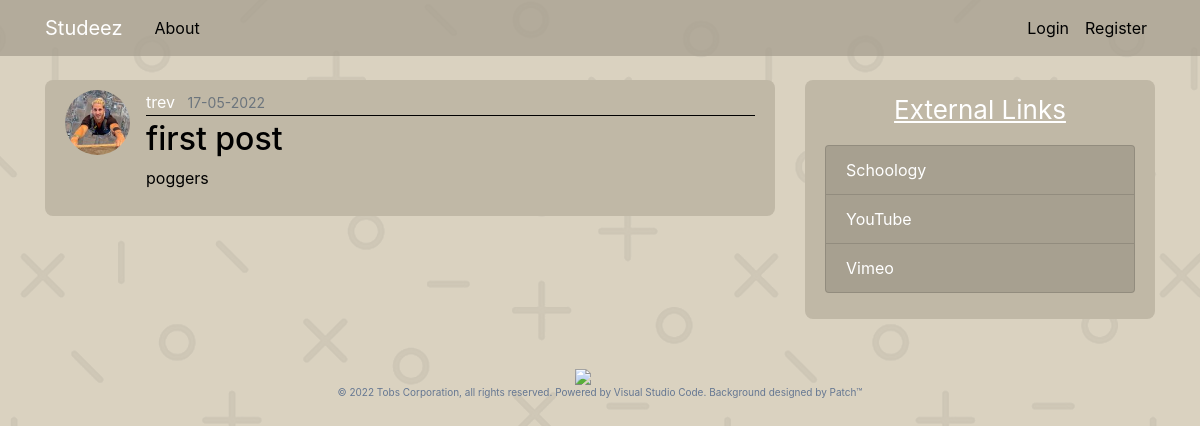
The app's page /post/1, older data.
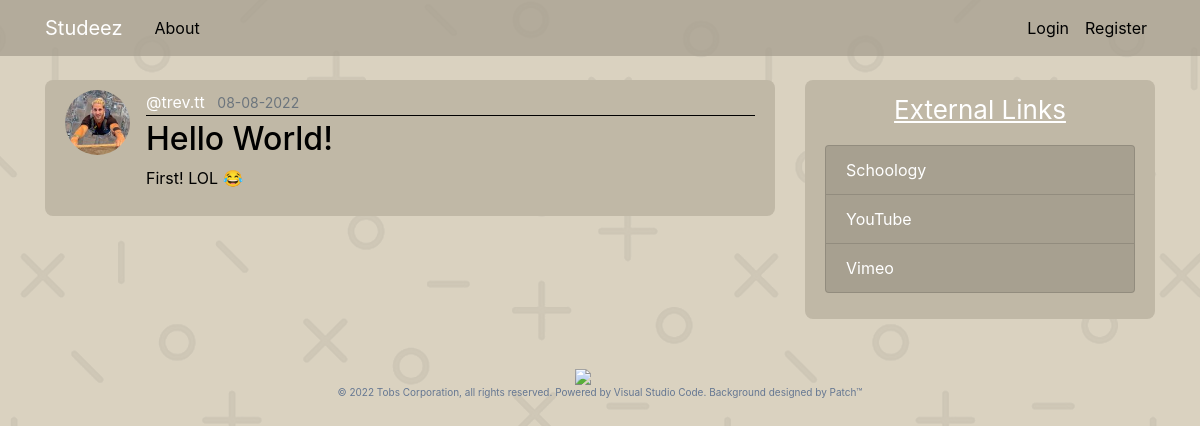
The same page, newer data.
### main_app/models.py (models this page shows, shortened)
class User(db.Model, UserMixin):
    id = db.Column(db.Integer, primary_key=True)
    username = db.Column(db.String(20), unique=True, nullable=False)
    email = db.Column(db.String(120), unique=True, nullable=False)
    image_file = db.Column(db.String(20), nullable=False, default='default.jpg')
    password = db.Column(db.String(60), nullable=False)
    posts = db.relationship('Post', backref='author', lazy=True)

class Post(db.Model):
    id = db.Column(db.Integer, primary_key=True)
    title = db.Column(db.String(100), nullable=False)
    date_posted = db.Column(db.DateTime, nullable=False, default=datetime.utcnow)
    content = db.Column(db.Text, nullable=False)
    user_id = db.Column(db.Integer, db.ForeignKey('user.id'), nullable=False)

### main_app/routes.py (the view)
@app.route("/post/<int:post_id>")
def post(post_id):
    post = Post.query.get_or_404(post_id)
    return render_template('post.html', title=post.title, post=post)

### main_app/templates/post.html (shortened to what this page needs)
{% extends "layout.html" %}
{% block content %}
    <article class="media content-section">
        <img class="rounded-circle article-img" src="{{ url_for('static', filename='profile_pics/' + post.author.image_file) }}">
        <div class="media-body">
            <div class="article-metadata">
                <a class="mr-2" href="#"> {{ post.author.username }}</a>
                <small class="text-muted">{{ post.date_posted.strftime('%d-%m-%Y') }}</small>
            </div>
            <h2 class="article-title">{{ post.title }}</h2>
            <p class="article-content">{{ post.content }}</p>
        </div>
    </article>
{% endblock content %}

Row changes from the older to the newer data that the page shows:
changed User: author.username "trev" → "@trev.tt"
changed Post: date_posted "17-05-2022" → "08-08-2022"; title "first post" → "Hello World!"; content "poggers" → "First! LOL 😂"
